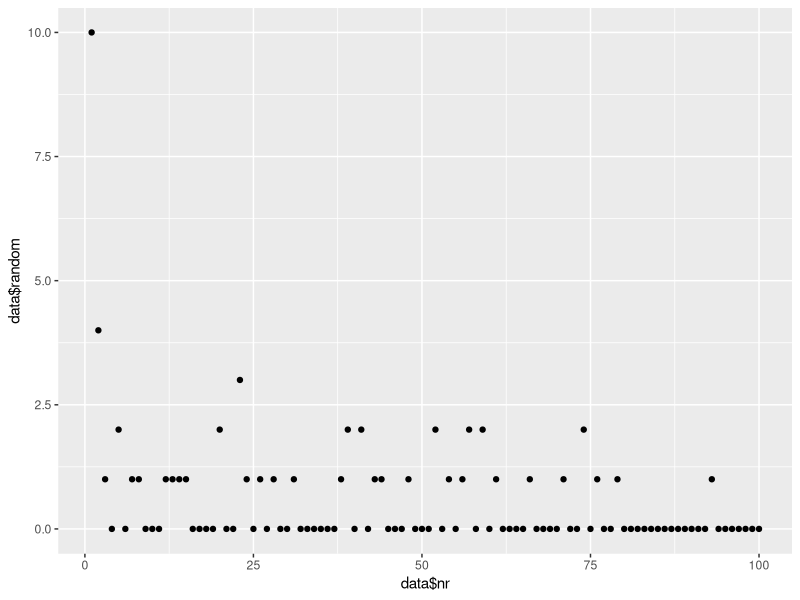

Reproduce this figure in R.
## ---- chunk 1
knitr::opts_chunk$set(echo = TRUE)
library(tidyverse)
library(ggplot2)
## ---- chunk 2
data = read.csv("results.csv", header = TRUE, sep = " ")

ggplot(data, aes(x = data$nr, y = data$random))+geom_point()
